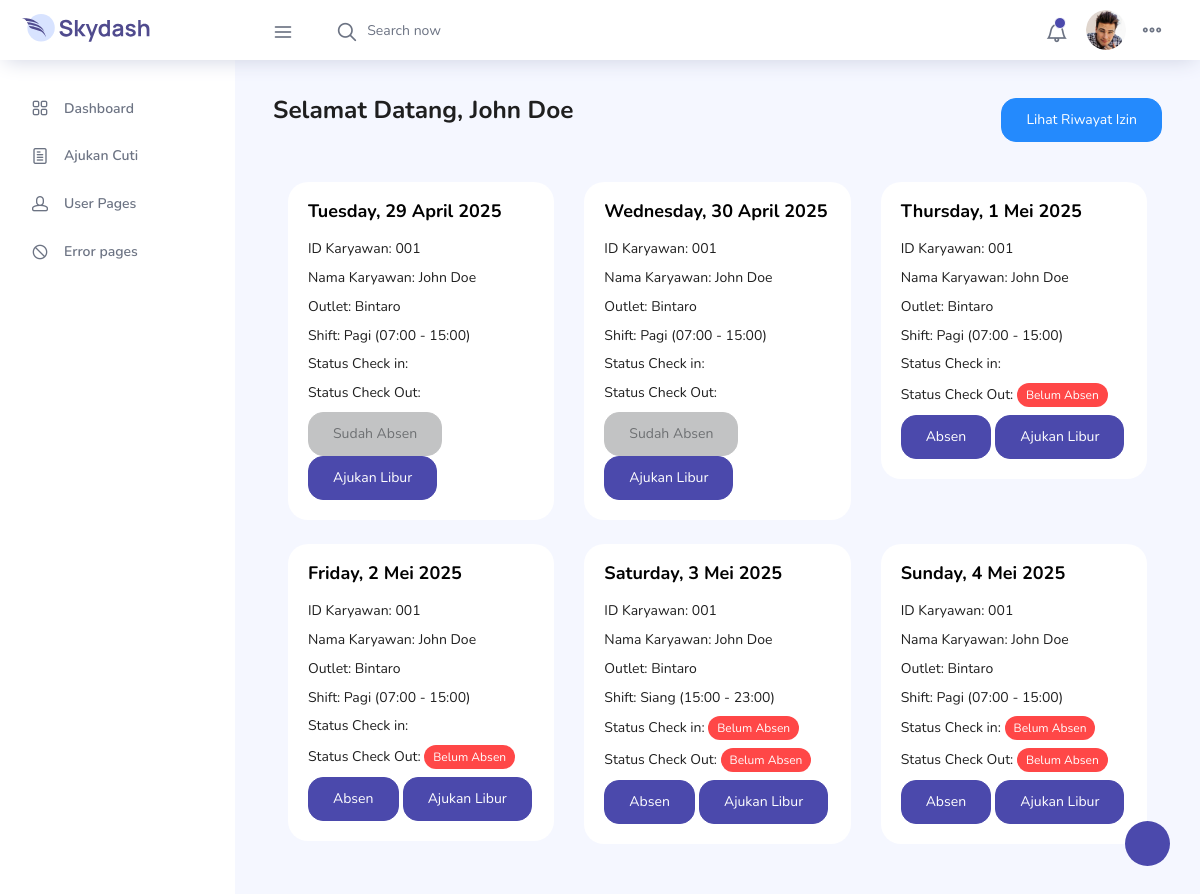
/index.php (signed in), run on the app's committed database.
### tables this page shows
CREATE TABLE `jadwal` (
  `id` int(11) NOT NULL,
  `id_karyawan` varchar(10) NOT NULL,
  `tanggal` date NOT NULL,
  `id_shift` int(11) DEFAULT NULL,
  `status` enum('masuk','libur','izin','sakit','cuti') DEFAULT 'masuk'
);

CREATE TABLE `shift` (
  `id` int(11) NOT NULL,
  `nama_shift` varchar(20) NOT NULL,
  `jam_mulai` time NOT NULL,
  `jam_selesai` time NOT NULL
);

### config.php (called while the page is built, shortened)
<?php
function getUserName() {
    return $_SESSION['user_name'] ?? 'Pengguna';
}
function getKaryawanId() {
    return $_SESSION['id_karyawan'] ?? '';
}
function getOutlet() {
    return $_SESSION['outlet'] ?? '-';
}
function formatTanggal($tanggal) {
    $bulan = [
        '', 'Januari', 'Februari', 'Maret', 'April', 'Mei', 'Juni',
        'Juli', 'Agustus', 'September', 'Oktober', 'November', 'Desember'
    ];
    $tgl = date('j', strtotime($tanggal));
    $bln = (int)date('n', strtotime($tanggal));
    $thn = date('Y', strtotime($tanggal));
    return $tgl . ' ' . $bulan[$bln] . ' ' . $thn;
}
function formatWaktu($waktu) {
    return date('H:i', strtotime($waktu));
}
?>

### index.php (the view, shortened to what this page needs)
<?php
require_once 'config.php';
$id_karyawan = getKaryawanId();
$nama = getUserName();
$outlet = getOutlet();
$today = date('Y-m-d');
$query = "SELECT j.*, s.nama_shift, s.jam_mulai, s.jam_selesai,
          a.check_in, a.check_out, a.status_check_in, a.status_check_out
          FROM jadwal j
          LEFT JOIN shift s ON j.id_shift = s.id
          LEFT JOIN absensi a ON j.id_karyawan = a.id_karyawan AND j.tanggal = a.tanggal
          WHERE j.id_karyawan = '$id_karyawan'
          AND j.tanggal >= '$today'
          ORDER BY j.tanggal ASC
          LIMIT 7";
$result = mysqli_query($koneksi, $query);
$jadwal_array = [];
if ($result) {
    while ($row = mysqli_fetch_assoc($result)) {
        $jadwal_array[] = $row;
    }
}
?>
<!DOCTYPE html>
<html lang="en">
<head>
  <link rel="stylesheet" href="vendors/feather/feather.css">
  <link rel="stylesheet" href="vendors/ti-icons/css/themify-icons.css">
  <link rel="stylesheet" href="vendors/css/vendor.bundle.base.css">
  <link rel="stylesheet" href="vendors/datatables.net-bs4/dataTables.bootstrap4.css">
  <link rel="stylesheet" type="text/css" href="js/select.dataTables.min.css">
  <link rel="stylesheet" href="css/vertical-layout-light/style.css">
</head>
<body>
  <div class="container-scroller">
    <nav class="navbar col-lg-12 col-12 p-0 fixed-top d-flex flex-row">
      <div class="text-center navbar-brand-wrapper d-flex align-items-center justify-content-center">
        <a class="navbar-brand brand-logo mr-5" href="index.php"><img src="images/logo.svg" class="mr-2" alt="logo"/></a>
      </div>
      <div class="navbar-menu-wrapper d-flex align-items-center justify-content-end">
        <button class="navbar-toggler navbar-toggler align-self-center" type="button" data-toggle="minimize">
          <span class="icon-menu"></span>
        </button>
        <ul class="navbar-nav mr-lg-2">
          <li class="nav-item nav-search d-none d-lg-block">
            <div class="input-group">
              <div class="input-group-prepend hover-cursor" id="navbar-search-icon">
                <span class="input-group-text" id="search">
                  <i class="icon-search"></i>
                </span>
              </div>
              <input type="text" class="form-control" id="navbar-search-input" placeholder="Search now" aria-label="search" aria-describedby="search">
            </div>
          </li>
        </ul>
        <ul class="navbar-nav navbar-nav-right">
          <li class="nav-item dropdown">
            <a class="nav-link count-indicator dropdown-toggle" id="notificationDropdown" href="#" data-toggle="dropdown">
              <i class="icon-bell mx-0"></i>
              <span class="count"></span>
            </a>
          </li>
          <li class="nav-item nav-profile dropdown">
            <a class="nav-link dropdown-toggle" href="#" data-toggle="dropdown" id="profileDropdown">
              <img src="images/faces/face28.jpg" alt="profile"/>
            </a>
          </li>
          <li class="nav-item nav-settings d-none d-lg-flex">
            <a class="nav-link" href="#">
              <i class="icon-ellipsis"></i>
            </a>
          </li>
        </ul>
      </div>
    </nav>
    <div class="container-fluid page-body-wrapper">
      <div class="theme-setting-wrapper">
        <div id="settings-trigger"><i class="ti-settings"></i></div>
      </div>
      <nav class="sidebar sidebar-offcanvas" id="sidebar">
        <ul class="nav">
          <li class="nav-item">
            <a class="nav-link" href="index.php">
              <i class="icon-grid menu-icon"></i>
              <span class="menu-title">Dashboard</span>
            </a>
          </li>
          <li class="nav-item">
            <a class="nav-link" href="pages/user/documentation.html">
              <i class="icon-paper menu-icon"></i>
              <span class="menu-title">Ajukan Cuti</span>
            </a>
          </li>
          <li class="nav-item">
            <a class="nav-link" data-toggle="collapse" href="#auth" aria-expanded="false" aria-controls="auth">
              <i class="icon-head menu-icon"></i>
              <span class="menu-title">User Pages</span>
              <i class="menu-arrow"></i>
            </a>
          </li>
          <li class="nav-item">
            <a class="nav-link" data-toggle="collapse" href="#error" aria-expanded="false" aria-controls="error">
              <i class="icon-ban menu-icon"></i>
              <span class="menu-title">Error pages</span>
              <i class="menu-arrow"></i>
            </a>
          </li>
        </ul>
      </nav>
      <div class="main-panel">
        <div class="content-wrapper">
          <div class="row">
            <div class="col-md-12 grid-margin">
              <div class="row">
                <div class="col-12 col-xl-8 mb-4 mb-xl-0">
                  <h3 class="font-weight-bold">Selamat Datang, <?php echo $nama; ?></h3>
                </div>
                <div class="col-12 col-xl-4">
                 <div class="justify-content-end d-flex">
                  <div class="dropdown flex-md-grow-1 flex-xl-grow-0">
                    <a href="pages/user/riwayat_izin.php" class="btn btn-info">Lihat Riwayat Izin</a>
                  </div>
                 </div>
                </div>
              </div>
            </div>
          </div>
          <div class="col-12">
            <div class="row">
              <?php if (count($jadwal_array) > 0): ?>
                <?php foreach ($jadwal_array as $jadwal): ?>
                  <div class="col-md-4 mb-4">
                    <div class="card">
                      <div class="card-body">
                        <h5 class="card-title"><?php echo date('l', strtotime($jadwal['tanggal'])) . ', ' . formatTanggal($jadwal['tanggal']); ?></h5>
                        <p>ID Karyawan: <?php echo $id_karyawan; ?></p>
                        <p>Nama Karyawan: <?php echo $nama; ?></p>
                        <p>Outlet: <?php echo $outlet; ?></p>
                        <p>Shift: <?php echo isset($jadwal['nama_shift']) ? $jadwal['nama_shift'] . ' (' . formatWaktu($jadwal['jam_mulai']) . ' - ' . formatWaktu($jadwal['jam_selesai']) . ')' : 'Belum ditentukan'; ?></p>
                        <?php
                        $status_checkin = 'Belum Absen';
                        $status_checkout = 'Belum Absen';
                        $badge_checkin = 'badge-danger';
                        $badge_checkout = 'badge-danger';
                        if (isset($jadwal['check_in']) && !empty($jadwal['check_in'])) {
                            $status_checkin = $jadwal['status_check_in'];
                            $badge_checkin = ($status_checkin == 'tepat waktu') ? 'badge-success' : 'badge-warning';
                        }
                        if (isset($jadwal['check_out']) && !empty($jadwal['check_out'])) {
                            $status_checkout = $jadwal['status_check_out'];
                            $badge_checkout = ($status_checkout == 'tepat waktu') ? 'badge-success' : 'badge-warning';
                        }
                        ?>
                        <p>Status Check in: <span class="badge <?php echo $badge_checkin; ?>"><?php echo ucfirst($status_checkin); ?></span></p>
                        <p>Status Check Out: <span class="badge <?php echo $badge_checkout; ?>"><?php echo ucfirst($status_checkout); ?></span></p>
                        <?php if ($jadwal['status'] == 'masuk'): ?>
                          <?php if (isset($jadwal['check_in']) && !empty($jadwal['check_in']) && isset($jadwal['check_out']) && !empty($jadwal['check_out'])): ?>
                            <button class="btn btn-secondary" disabled>Sudah Absen</button>
                          <?php else: ?>
                            <button class="btn btn-primary absen-btn" data-date="<?php echo $jadwal['tanggal']; ?>" data-shift="<?php echo $jadwal['id_shift']; ?>" data-checkin="<?php echo !empty($jadwal['check_in']) ? '1' : '0'; ?>" data-checkout="<?php echo !empty($jadwal['check_out']) ? '1' : '0'; ?>">Absen</button>
                          <?php endif; ?>
                          <button class="btn btn-primary izin-btn" data-date="<?php echo $jadwal['tanggal']; ?>">Ajukan Libur</button>
                        <?php else: ?>
                          <span class="badge badge-info"><?php echo ucfirst($jadwal['status']); ?></span>
                        <?php endif; ?>
                      </div>
                    </div>
                  </div>
                <?php endforeach; ?>
              <?php endif; ?>
            </div>
          </div>
        </div>
      </div>
    </div>
  </div>
</body>
</html>

### data on the page
jadwal: tanggal "Tuesday", tanggal "29 April 2025", id_shift.nama_shift "Pagi", id_shift.jam_mulai "07:00", id_shift.jam_selesai "15:00", shows "Sudah Absen"
jadwal: tanggal "Wednesday", tanggal "30 April 2025", id_shift.nama_shift "Pagi", id_shift.jam_mulai "07:00", id_shift.jam_selesai "15:00", shows "Sudah Absen"
jadwal: tanggal "Thursday", tanggal "1 Mei 2025", id_shift.nama_shift "Pagi", id_shift.jam_mulai "07:00", id_shift.jam_selesai "15:00", status_checkout "Belum Absen"
jadwal: tanggal "Friday", tanggal "2 Mei 2025", id_shift.nama_shift "Pagi", id_shift.jam_mulai "07:00", id_shift.jam_selesai "15:00", status_checkout "Belum Absen"
jadwal: tanggal "Saturday", tanggal "3 Mei 2025", id_shift.nama_shift "Siang", id_shift.jam_mulai "15:00", id_shift.jam_selesai "23:00", status_checkin "Belum Absen", status_checkout "Belum Absen"
jadwal: tanggal "Sunday", tanggal "4 Mei 2025", id_shift.nama_shift "Pagi", id_shift.jam_mulai "07:00", id_shift.jam_selesai "15:00", status_checkin "Belum Absen", status_checkout "Belum Absen"

### other printed values
$nama "John Doe"
